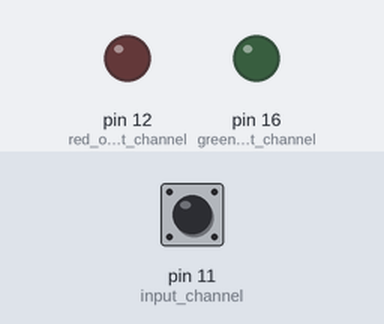
A program run on a simulated Raspberry Pi (header pin numbers). Parts: output pins drawn as LEDs (lit = HIGH). Inputs (shaded band) come from the test bench; at power-on: pin 11 (input_channel) LOW. The clock reads 2024-03-15 10:24:30 at power-on unless the program sets it; what the program prints to the terminal is not drawn.

Above: at 1.2 s.
1.3 s: pin 11 (input_channel) pulled HIGH for 0.15 s
At 2.1 s:
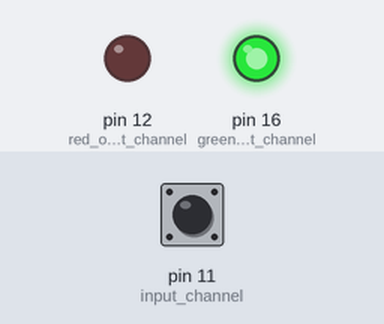
2.9 s: pin 11 (input_channel) pulled HIGH for 1 s
At 3.7 s:
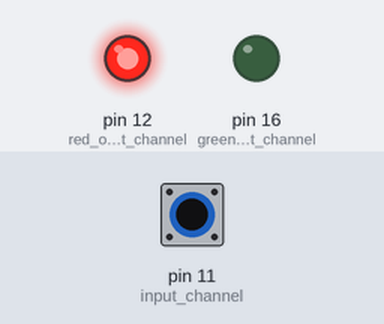
5.4 s: pin 11 (input_channel) pulled HIGH for 3.2 s
At 5.7 s:
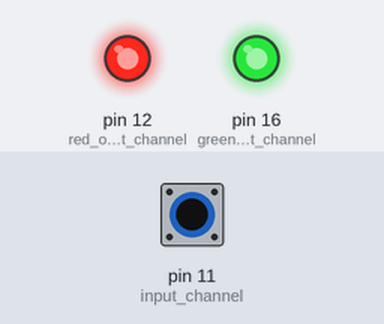
Timing chart, 0 to 10.1 s (numbered marks = the images above; inputs shaded):
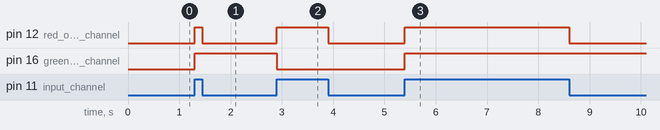

The program:

control.py
```python
import time
import traceback

import RPi.GPIO as GPIO


class LedController(object):

    def __init__(self):
        self.input_channel = 11
        self.red_output_channel = 12
        self.green_output_channel = 16
        self.time_stamp = time.time()
        GPIO.setmode(GPIO.BOARD)
        GPIO.setup(self.red_output_channel, GPIO.OUT)
        GPIO.setup(self.green_output_channel, GPIO.OUT)
        GPIO.setup(self.input_channel, GPIO.IN, pull_up_down=GPIO.PUD_DOWN)
        GPIO.output(self.green_output_channel, GPIO.LOW)

    def listen_to_edge(self):
        GPIO.add_event_detect(self.input_channel, GPIO.BOTH, callback=self.red_event_detected)

    def red_event_detected(self, channel):
        time_now = time.time()
        input_state = GPIO.input(self.input_channel)
        if time_now - self.time_stamp > 0.3:
            green_output_state = GPIO.input(self.green_output_channel)
            if input_state == GPIO.HIGH:
                GPIO.output(self.green_output_channel, not green_output_state)

        self.time_stamp = time_now
        GPIO.output(self.red_output_channel, input_state)


if __name__ == '__main__':
    try:
        led_controller = LedController()
        led_controller.listen_to_edge()
        input('Press any key to exit...')
    except Exception as e:
        print('An exception has occurred: {}'.format(e))
        traceback.print_exc()
    finally:
        GPIO.cleanup()
```

Measured:
- after the input at 1.3 s, pin 12 (red_output_channel): LOW → HIGH at once, → LOW 0.15 s later; pin 16 (green_output_channel): LOW → HIGH at once
- after the input at 2.9 s, pin 12 (red_output_channel): LOW → HIGH at once, → LOW 1.0 s later; pin 16 (green_output_channel): HIGH → LOW at once
- after the input at 5.4 s, pin 12 (red_output_channel): LOW → HIGH at once, → LOW 3.2 s later; pin 16 (green_output_channel): LOW → HIGH at once
